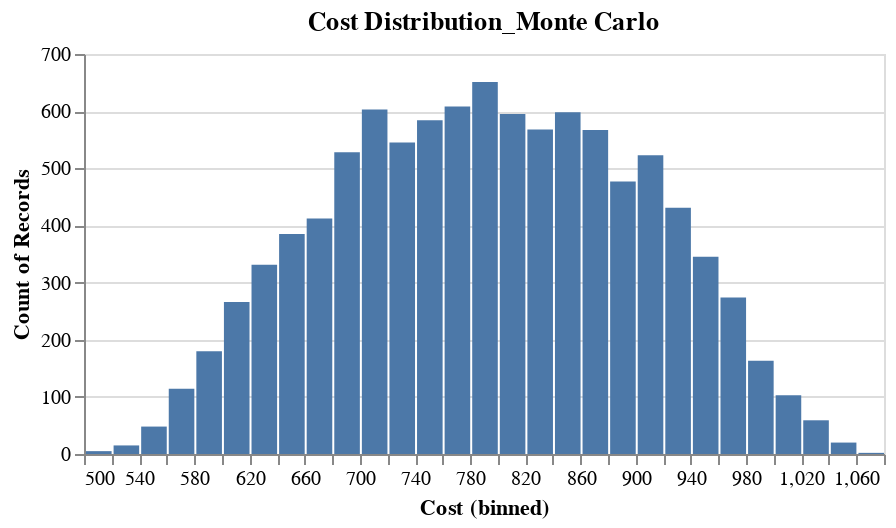

The code cell stored with this chart in its notebook:
### Code cell
#Distribution plot of risk - with a normaly distributed risk, the tails of the distribution depict outliers to consider possibilities for rare events to consider.

alt.Chart(cost_df).mark_bar().encode(
    alt.X('Cost', bin=alt.Bin(maxbins=50)),
    y='count()'
).properties(
    title='Cost Distribution_Monte Carlo',
    width= 400,
    height= 200
)

### Figure 1 — Vega-Lite specification as saved in the notebook (floating-point values rounded to 4 significant figures; data arrays with more than 128 entries replaced by an {"elided": "..."} marker saying what was removed)
{"config": {"view": {"continuousWidth": 300, "continuousHeight": 300}}, "data": {"name": "data-ec966d2cba48279ee966f8e7cde00483"}, "mark": {"type": "bar"}, "encoding": {"x": {"bin": {"maxbins": 50}, "field": "Cost", "type": "quantitative"}, "y": {"aggregate": "count", "type": "quantitative"}}, "height": 200, "title": "Cost Distribution_Monte Carlo", "width": 400, "$schema": "https://vega.github.io/schema/vega-lite/v5.17.0.json", "datasets": {"data-ec966d2cba48279ee966f8e7cde00483": {"elided": "10000 records"}}}
